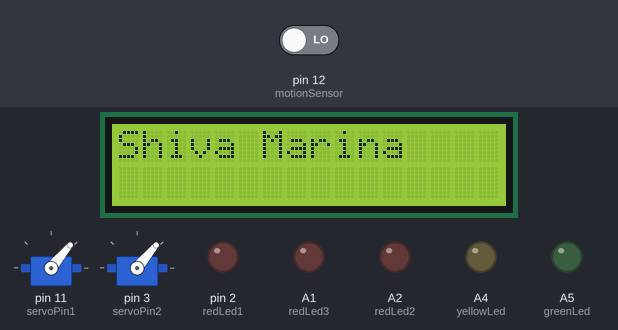
The sketch below on a simulated Arduino Uno, built with avr-gcc and run on an emulated ATmega328P. Shown: 16×2 character LCD, 2 × servo, output pins drawn as LEDs (lit = HIGH). The inputs (shaded band) are chosen by the test bench; at power-on: pin 12 (motionSensor) LOW.

Above: at 1.2 s.
1.3 s: pin 12 (motionSensor) driven HIGH
At 3.9 s:
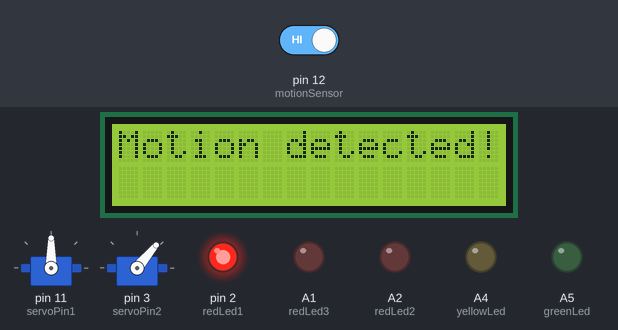
At 6.1 s:
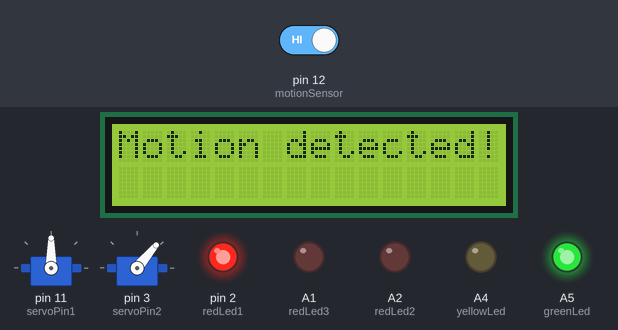
9.9 s: pin 12 (motionSensor) driven LOW
At 10.8 s:
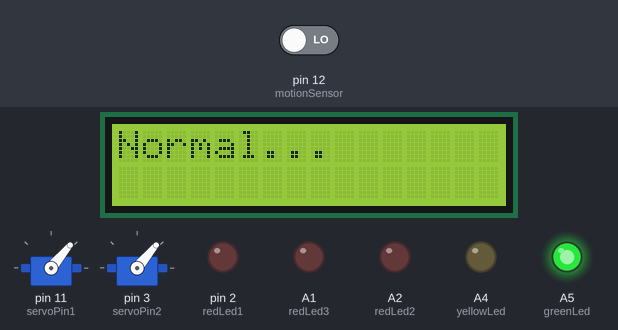
Timing chart, 0 to 12.9 s (numbered marks = the images above; inputs shaded):
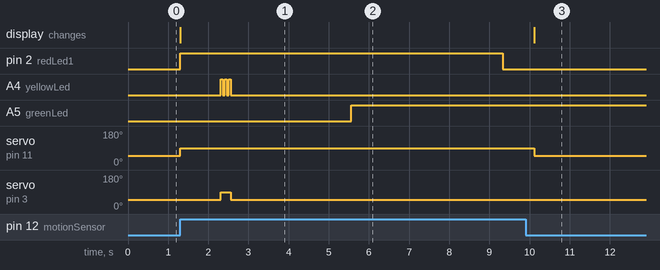

Measured:
- after the input at 1.3 s, pin 2 (redLed1): LOW → HIGH at once, → LOW 8.0 s later; A4 (yellowLed): alternates HIGH for 0.05 s and LOW for 0.05 s, 6 changes in all, then stays LOW, starting after 1.0 s
- after the input at 9.9 s, pin 2 (redLed1): stays LOW (without the input it goes to HIGH after 1.2 s); A4 (yellowLed): stops changing and stays LOW

The sketch:

LCD_Shield_Test.ino
```cpp
#include <LiquidCrystal.h>
LiquidCrystal lcd(8, 9, 4, 5, 6, 7);
// Motion Sensor
const int motionSensor = 12;
int count = 0;
// LED lights (5 total)
const int greenLed     = A5;
const int yellowLed    = A4;
const int redLed1      = 2;
const int redLed2      = A2;
const int redLed3      = A1;
const int waitTime     = 3000;
const int quickWait    = 500;
// Servo (2 total)
#include <Servo.h>
Servo servo1;
Servo servo2;
const int servoPin1     = 11;
const int servoPin2     = 3;
const int servoStartDegree   = 50;
const int servoEndDegree     = 90;

void setup(){
  Serial.begin(9600);
  // Define LCD Display
  lcd.begin(16, 2);
  lcd.write("Shiva Marina");
  // LED setup
  pinMode(greenLed,  OUTPUT);
  pinMode(yellowLed, OUTPUT);
  pinMode(redLed1,   OUTPUT);
  pinMode(redLed2,   OUTPUT);
  pinMode(redLed3,   OUTPUT);
  // Servo setup
  servo1.attach(servoPin1);
  servo2.attach(servoPin2);
  servo1.write(servoStartDegree);
  servo2.write(servoStartDegree);
}

void loop(){
  if(digitalRead(motionSensor) == HIGH){
    lcd.clear();
    lcd.write("Motion detected!");
    lcd.setCursor(0,1);
    count = count + 1;
    // lcd.print(count);
    // digitalWrite(greenLed, HIGH);
    // digitalWrite(yellowLed, HIGH);
    // digitalWrite(redLed1, HIGH);
    // digitalWrite(redLed2, HIGH);
    // digitalWrite(redLed3, HIGH);
    // servo1.write(servoEndDegree);
    // servo2.write(servoEndDegree);
    // delay(1000);
    // digitalWrite(greenLed, LOW);
    // digitalWrite(yellowLed, LOW);
    // digitalWrite(redLed1, LOW);
    // digitalWrite(redLed2, LOW);
    // digitalWrite(redLed3, LOW);
    routineOne();
    lcd.clear();
    lcd.write("Normal...");
    servo1.write(servoStartDegree);
    servo2.write(servoStartDegree);
    delay(1000);
  }
}

// Supporting Functions
void resetLeds(){
  digitalWrite(redLed1, LOW);
  digitalWrite(redLed2, LOW);
  digitalWrite(redLed3, LOW);
  digitalWrite(yellowLed, LOW);
  digitalWrite(greenLed, LOW);
}

void routineOne() {
 /* light pattern */
  resetLeds();
  servo1.write(servoEndDegree);

  digitalWrite(redLed1, HIGH);
  digitalWrite(greenLed, LOW);
  delay(waitTime/3);
  servo2.write(servoEndDegree);
  digitalWrite(yellowLed, HIGH);
  delay(50);
  digitalWrite(yellowLed, LOW);
  delay(50);
  digitalWrite(yellowLed, HIGH);
  delay(50);
  digitalWrite(yellowLed, LOW);
  delay(50);
  digitalWrite(yellowLed, HIGH);
  delay(50);
  digitalWrite(yellowLed, LOW);
  servo2.write(servoStartDegree);
  delay(waitTime);
  digitalWrite(greenLed, HIGH);
  delay(waitTime);
  //digitalWrite(redLed1, LOW);
  // fade out from max to min in increments of 5 points:
  for(int fadeValue = 255 ; fadeValue >= 0; fadeValue -=5) {
    // sets the value (range from 0 to 255):
    analogWrite(redLed1, fadeValue);
    // wait for 30 milliseconds to see the dimming effect
    delay(30);
  }

  servo1.write(servoStartDegree);
  lcd.clear();
}
```
